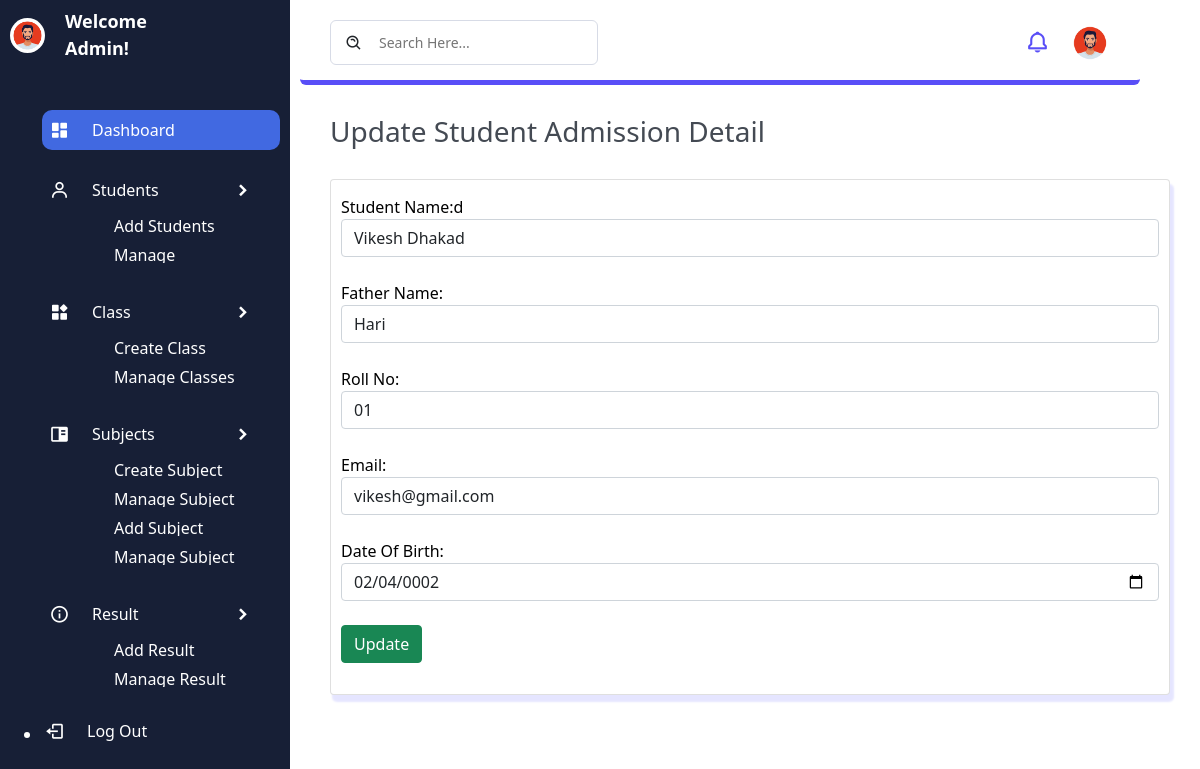
The app's page /edit-student.php?id=9 with its own data.
### tables this page shows
CREATE TABLE `student` (
  `id` int(10) NOT NULL,
  `class_id` int(10) NOT NULL,
  `student_name` varchar(50) NOT NULL,
  `father_name` varchar(50) NOT NULL,
  `roll_no` varchar(20) NOT NULL,
  `email` varchar(50) NOT NULL,
  `gender` varchar(10) NOT NULL,
  `class_name` varchar(100) NOT NULL,
  `dob` varchar(20) NOT NULL,
  `student_add_date` varchar(30) NOT NULL
);

### edit-student.php (the view, shortened to what this page needs)
<?php
    include 'connection.php';
?>
<!DOCTYPE html>
<html lang="en">
<head>
    <link rel="stylesheet" href="css/style2.css">
    <link href='https://unpkg.com/boxicons@2.1.2/css/boxicons.min.css' rel='stylesheet'>
    <link rel="stylesheet" href="https://cdnjs.cloudflare.com/ajax/libs/twitter-bootstrap/5.1.3/css/bootstrap.min.css">
    <link rel="stylesheet" href="https://cdn.datatables.net/1.12.1/css/dataTables.bootstrap5.min.css">
</head>
<body>
    <section class="sidebar">
        <div class="logo">
            <a href="admin-dash.php"><img src="image/avtar.png"><span> Welcome Admin! </span></a>
        </div>
        <ul class="side-menu">
            <li class="nav-item active">
                <a href="admin-dash.php">
                    <i class='bx bxs-dashboard' ></i>
                    <span> Dashboard </span>
                </a>
            </li>
            <li class="nav-item">
                <a href="#">
                    <i class='bx bx-user'></i>
                    <span>Students</span>
                    <i class="bx bxs-chevron-right"></i>
                </a>
                <ul class="sub-menu">
                    <li><a href="add-student.php">Add Students</a></li>
                    <li><a href="manage-student.php">Manage Students</a></li>
                </ul>
            </li>
            <li class="nav-item">
                <a href="#">
                    <i class='bx bxs-widget'></i>
                    <span>Class</span>
                    <i class="bx bxs-chevron-right"></i>
                </a>
                <ul class="sub-menu">
                    <li><a href="create-class.php">Create Class</a></li>
                    <li><a href="manage-class.php">Manage Classes</a></li>
                </ul>
            </li>
            <li class="nav-item">
                <a href="#">
                    <i class='bx bxs-book-content'></i>
                    <span>Subjects</span>
                    <i class="bx bxs-chevron-right"></i>
                </a>
                <ul class="sub-menu">
                    <li><a href="create-subject.php">Create Subject</a></li>
                    <li><a href="manage-subject.php">Manage Subject</a></li>
                    <li><a href="add-subject-combination.php">Add Subject Combination</a></li>
                    <li><a href="manage-subject-combination.php">Manage Subject Combination</a></li>
                </ul>
            </li>
            <li class="nav-item">
                <a href="">
                    <i class='bx bx-info-circle' ></i>
                    <span>Result</span>
                    <i class="bx bxs-chevron-right"></i>
                </a>
                <ul class="sub-menu">
                    <li><a href="add-result.php">Add Result</a></li>
                    <li><a href="manage-result.php">Manage Result</a></li>
                </ul>
            </li>
        </ul>
        <ul class="log">
            <li class="nav-item">
                <a href="admin-logout.php">
                    <i class='bx bx-log-out'></i>
                    <span>Log Out</span>
                </a>
            </li>
        </ul>
    </section>
    <section class="main">
        <div class="navigation">
            <div class="n1">
                <div class="search">
                    <i class='bx bx-search-alt'></i>
                    <input type="text" name="search" id="search" placeholder="Search Here...">
                </div>
            </div>
            <div class="profile">
                <a href="message.php"><i class='bx bx-bell'></i></a>
                <img src="image/avtar.png" alt="image/avtar">
            </div>
        </div>
        <div class="page-name">
            <h3>Update Student Admission Detail</h3>
        </div>
        <div class="card">
        <?php
                $id = $_GET['id'];
                $selectquery = "SELECT * FROM student WHERE id='$id'";
                $query = mysqli_query($con,$selectquery);
                $result = mysqli_fetch_array($query);
            ?>
            <form method="post">
                    <label>Student Name:d</label>
                    <input type="text" name="student_name" class="form-control" value="<?php echo $result['student_name']; ?>" placeholder="Please enter the student name..."  required><br>
                    <label>Father Name:</label>
                    <input type="text" name="father_name" class="form-control" value="<?php echo $result['father_name']; ?> " placeholder="Please enter the father name..." required><br>
                    <label>Roll No: </label>
                    <input type="text" name="roll_no" class="form-control" value="<?php echo $result['roll_no']; ?> " placeholder="Please enter the roll no..."  required><br>
                    <label>Email:</label>
                    <input type="email" name="email" class="form-control" value="<?php echo $result['email']; ?>"  placeholder="Please enter the email..." required><br>
                    <label>Date Of Birth:</label>
                    <input type="date" name="dob" class="form-control" value="<?php echo $result['dob']; ?>" placeholder="Please enter the DOB..." required><br>
                    <button class="btn btn-success" name="update_student" type="submit">Update</button>
            </form>
        </div>
    </section>
</body>
</html>

### css/style2.css (style rules this page uses)
.sidebar { position: fixed; top: 0; left: 0; width: 290px; height: 100vh; padding: 10px; background: #171f36; color: #fff; transition: 0.5s; overflow-y: auto; }
.sidebar a { text-decoration: none; color: inherit; display: flex; align-items: center; }
.logo { height: 50px; margin: 0 0 50px 0; position: relative; }
.logo a { height: 100%; }
.logo a img { width: 35px; height: 35px; border-radius: 50%; }
.logo a span { width: 150px; overflow: hidden; font-size: 18px; font-weight: bold; margin: 0 0 0 20px; transition: 0.5s; }
.side-menu li { list-style: none; overflow: hidden; border-radius: 10px; padding: 5px; margin: 20px auto; text-transform: capitalize; transition: 0.5s; }
li a { position: relative; height: 30px; }
li a i { margin-right: 20px; font-size: 20px; width: 25px; text-align: center; }
li a span { width: 105px; overflow: hidden; height: 25px; transition: 0.5s; }
.bxs-chevron-right { position: absolute; right: 0; overflow: hidden; transition: 0.5s; }
.sub-menu { width: 80%; margin: 0 0 0 25px; overflow: hidden; transition: 0.5s; }
.sub-menu li { height: 25px; padding: 5px 10px ; margin: 4px auto; font-size: 16px; font-weight: 300; }
.sub-menu li a { position: initial; height: 100%; display: initial; }
.main { width: calc(100% - 400px); margin: 5px 300px; transition: 0.5s; }
.active { background: royalblue; }
.main { width: calc(100% - 360px); }
.main .navigation { display: flex; align-items: center; justify-content: space-between; padding: 15px 30px; border-bottom: 5px solid #594ef7; background: #fff; border-radius: 6px; }
.main .navigation .search { display: flex; justify-content: flex-start; align-items: center; padding: 10px 14px; border: 1px solid #d7dbe6; border-radius: 6px; }
.main .navigation .search i { margin-right: 14px; font-size: 18px; }
.main .navigation .search input { border: none; outline: none; font-size: 14px; }
.main .navigation .profile { display: flex; align-items: center; justify-content: space-between; }
.main .navigation .profile i { margin-right: 20px; font-size: 25px; font-weight: 400; color: #594ef7; cursor: pointer; }
.main .navigation .profile img { height: 40px; width: 40px; border-radius: 50%; object-fit: cover; }
.page-name { color: #444a53; padding: 30px 30px 0 30px; font-size: 24px; font-weight: 700; }
.card { width: 100%; border: 3px solid #BC8CF2; margin: 30px; padding: 15px 10px; background-color: #F7F7F7; color: #000; box-shadow: 3px 6px 2px 1px rgba(0, 0, 255, .1); }

### records on screen
student: student_name "Vikesh Dhakad", father_name "Hari", roll_no "01", email "vikesh@gmail.com", dob "02/04/0002"
